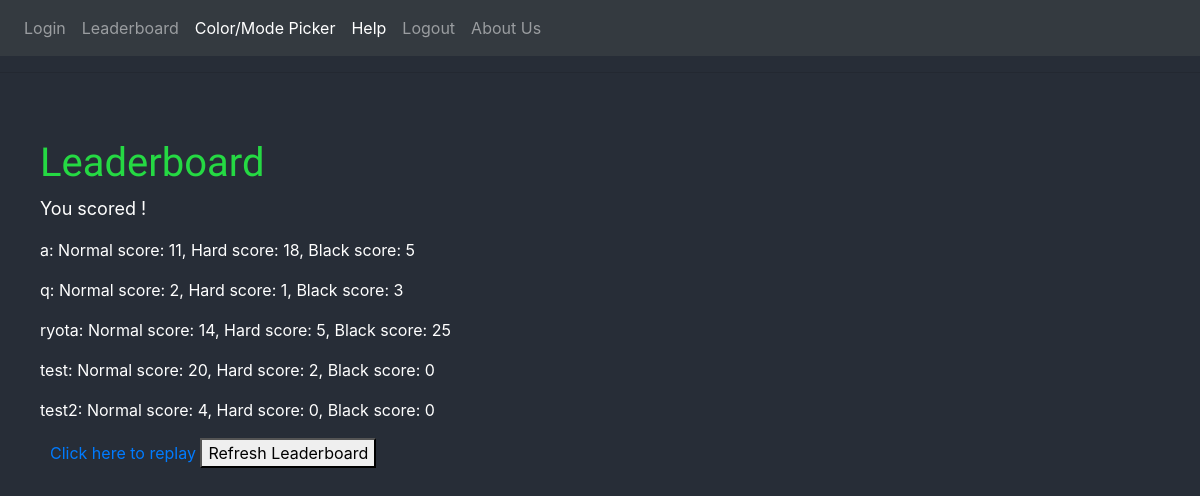
The page /leaderboard on the database as committed earlier.
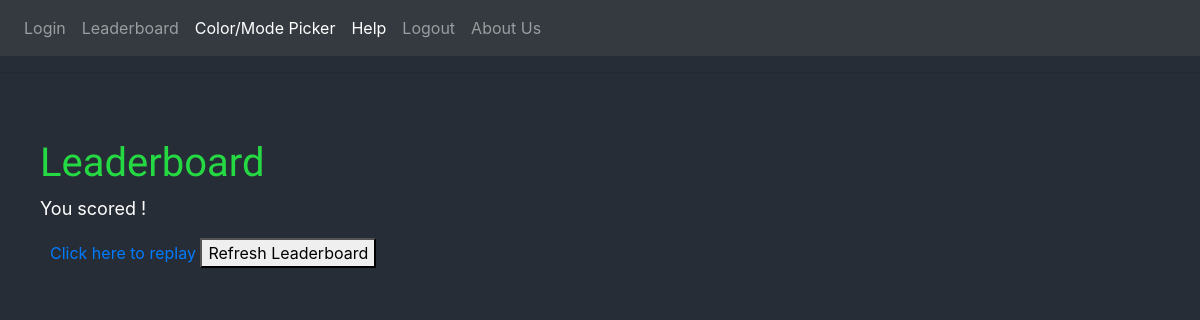
The same page on the database as committed later.
### mygame/models.py (models this page shows, shortened)
class User(UserMixin, db.Model):
    id = db.Column(db.Integer, primary_key=True)
    username = db.Column(db.String(64), index=True, unique=True)
    userscore = db.Column(db.Integer, default=0)
    blackscore = db.Column(db.Integer, default=0)
    hardscore = db.Column(db.Integer, default=0)
    password_hash = db.Column(db.String(128))
    posts = db.relationship('Post', backref='author', lazy='dynamic')

### mygame/routes.py (the view)
@app.route('/leaderboard')
def leaderboard():
    users = User.query.all()
    return render_template('leaderboard.html', title='Leaderboard', users=users)

### mygame/templates/leaderboard.html (shortened to what this page needs)
{% extends "base.html" %}
{% block content %}
    <h1 style= "text-indent: 40px">Leaderboard</h1>
		<div class ="score"><p style= "text-indent: 40px">You scored ! </p></div>
    {% for user in users %}
    <div><p style= "text-indent: 40px">{{user.username }}: Normal score: {{user.userscore}}, Hard score: {{user.hardscore}}, Black score: {{user.blackscore}}
    {% endfor %}
	</p></div>
    <div style = "position:absolute; left: 50px">
    <a href="color">Click here to replay</a>
    <button onClick="window.location.reload();">Refresh Leaderboard</button>
    </div>
{% endblock %}

### mygame/templates/base.html (shortened to what this page needs)
<html>
    <head>
      <link rel="stylesheet" href="../static/css/style.css" />
          <link rel="stylesheet" href="https://stackpath.bootstrapcdn.com/bootstrap/4.3.1/css/bootstrap.min.css">
    </head>
    <body>
      <nav class="navbar navbar-expand-lg navbar-dark bg-dark">
        <div class="collapse navbar-collapse" id="navbarText">
          <ul class="navbar-nav mr-auto">
            <li class="nav-item">
              <a class="nav-link" href="login">Login</a>
            </li>
            <li class="nav-item">
              <a class="nav-link" href="leaderboard">Leaderboard</a>
            </li>
            <li class="nav-item active">
              <a class="nav-link" href="color">Color/Mode Picker<span class="sr-only">(current)</span></a>
            </li>
            <li class="nav-item active">
              <a class="nav-link" href="help">Help<span class="sr-only">(current)</span></a>
            </li>
            <li class="<nav-item">
              <a class="nav-link" href="{{ url_for('logout') }}">Logout</a>
            </li>
            <li class="nav-item">
              <a class="nav-link" href="about">About Us</a>
            </li>
          </ul>
        </div>
      </nav>
        <hr>
        {% block content %}{% endblock %}
    </body>
</html>

### mygame/static/css/style.css (style rules this page uses)
html body { background-color: #272d37; }
h1 { font-family: 'Saira Stencil One', cursive; color: #25D943; padding-top: 50px; }
p { color: white; }
div.score { font-size : large; }

Rows that differ between the two databases and show on the page:
removed User: username "a", userscore "11", hardscore "18", blackscore "5"
removed User: username "q", userscore "2", hardscore "1", blackscore "3"
removed User: username "ryota", userscore "14", hardscore "5", blackscore "25"
removed User: username "test", userscore "20", hardscore "2", blackscore "0"
removed User: username "test2", userscore "4", hardscore "0", blackscore "0"
